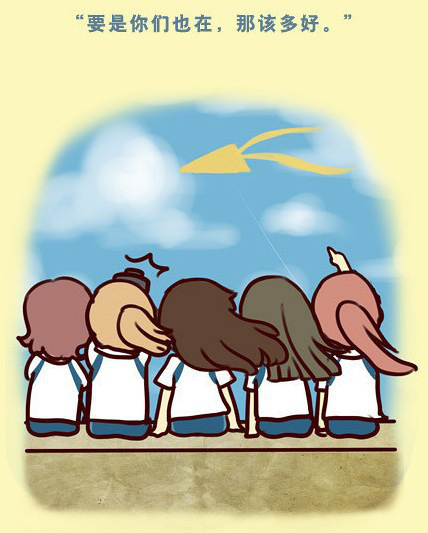
#> input picture image0.jpg, 428 x 533 px
$ jupyter execute '08图片仿射变换.ipynb'
#> lines starting #> are read from the running program, lines starting #| are printed output that depends on the picture
[cell 1]
import cv2
import numpy as np

img = cv2.imread('image0.jpg',1)
#> img is the input picture: shape (533, 428, 3); mean B, G, R 168.5, 191.7, 188.1
cv2.imshow('src',img)
imgInfo = img.shape
#> imgInfo = (533, 428, 3)
height = imgInfo[0]
#> height = 533
width = imgInfo[1]
#> width = 428
matSrc = np. float32 ([[0,0],[0,height-1],[width-1,0]])
#> matSrc = [[0, 0], [0, 532], [427, 0]]
matDst = np.float32([[50,50],[300,height-200],[width-300,100]])
#> matDst = [[50, 50], [300, 333], [128, 100]]

#组合
matAffine = cv2.getAffineTransform(matSrc,matDst)# dst上新的位置
dst  = cv2.warpAffine(img,matAffine,(width,height))
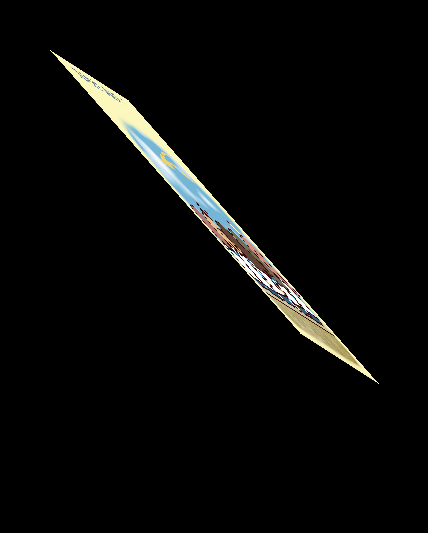
#> dst: shape (533, 428, 3); mean B, G, R 7.1, 8.1, 8
cv2.imshow('dst',dst)
cv2.waitKey(0)
